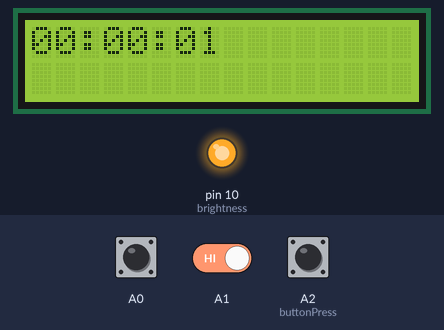
Recording of a sketch running on a simulated Arduino Uno, built with avr-gcc and run on an emulated ATmega328P. Parts: 16×2 character LCD, output pins drawn as LEDs (lit = HIGH). The inputs (shaded band) are chosen by the test bench; at power-on: A2 (buttonPress) HIGH, A1 HIGH, A0 HIGH. What the sketch prints to the serial monitor is not drawn.

Above: at 1.2 s.
1.3 s: A2 (buttonPress) pulled LOW for 0.15 s
At 2.5 s:
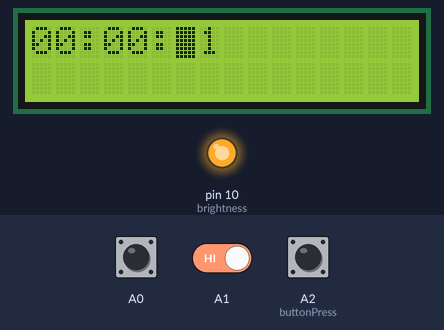
2.9 s: A1 driven LOW
At 3.7 s:
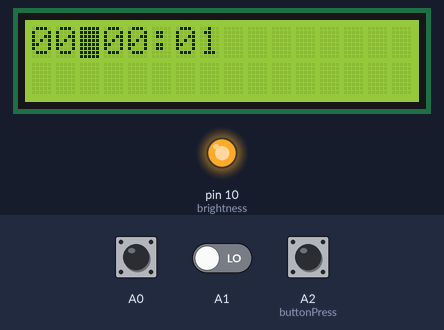
4.4 s: A2 (buttonPress) pulled LOW for 1 s
At 6.3 s:
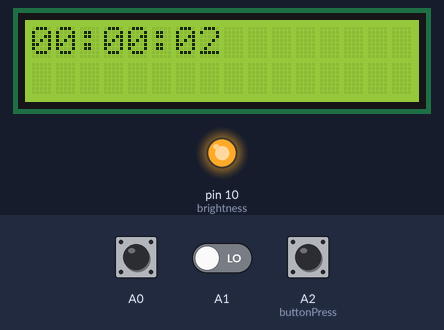
Timing chart, 0 to 7.8 s (numbered marks = the images above; inputs shaded):
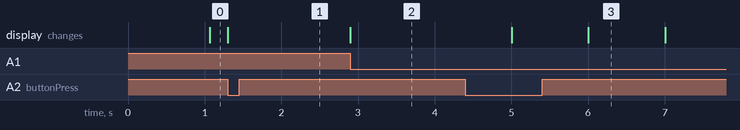

The sketch:

Clock_Project.ino
```cpp
#include <LiquidCrystal.h>
#include <String.h>
LiquidCrystal lcd(12, 11, 5, 4, 3, 2);
#define contrast 9
#define brightness 10

int hours = 0;
int seconds = 0;
int minutes = 0;
unsigned long pastTime = 0;
int counter = 0;
int aState;
int aLastState;
int state = 0;
int buttonState;
int previousButtonState;
bool isButtonPressed;
bool setMode;
void setup() {
  // put your setup code here, to run once:
  Serial.begin (9600);
  Serial.println("test");
  lcd.begin(16, 2);
  pinMode(contrast, OUTPUT);
  pinMode(brightness, OUTPUT);
  digitalWrite(contrast, LOW);
  analogWrite(brightness, 255);
  pinMode(A0, INPUT);
  pinMode(A1, INPUT);
  pinMode(A2, INPUT);

  aLastState = digitalRead(A0);
  digitalWrite(contrast, LOW);
  analogWrite(brightness, 255);
  lcd.setCursor(0, 0);
  //lcd.blink();
  buttonState = digitalRead(A1);
  previousButtonState = buttonState;
  state = 3;
  setMode = false;

  lcd.print("00:00:00");
  pastTime = millis();

}

void loop() {
  // put your main code here, to run repeatedly:

  aState = digitalRead(A1);
  buttonState = digitalRead(A2);

  if (!setMode)
  {
    if (millis() - pastTime >= 1000)
    {
      pastTime = millis();
      if (seconds != 59)
      {
        seconds++;
      }
      else
      {
        if (minutes != 59)
        {
          seconds = 0;
          minutes++;
        }
        else
        {
          if (hours != 23)
          {
            seconds = 0;
            minutes = 0;
            hours++;
          }
          else
          {
            seconds = 0;
            minutes = 0;
            hours = 0;
          }
        }
      }
    }
  }

  if (previousButtonState == 1 && buttonState == 0)
  {
    isButtonPressed = buttonPress;
  }
  else
    isButtonPressed = false;

  if (isButtonPressed == true)
    setMode = true;

  if (setMode == true)
    setClocks();

  previousButtonState = buttonState;
  aLastState = aState;

  lcd.setCursor(0, 0);
  lcd.print(hours / 10);
  lcd.print(hours % 10);
  lcd.setCursor(3, 0);
  lcd.print(minutes / 10);
  lcd.print(minutes % 10);
  lcd.setCursor(6, 0);
  lcd.print(seconds / 10);
  lcd.print(seconds % 10);
  lcd.setCursor(2, 0);
  lcd.print(":");
  lcd.setCursor(5, 0);
  lcd.print(":");

}

bool buttonPress()
{
  delay(300);
  if (digitalRead(A2) == 0)
  {
    return true;
  }
  else
    return false;
}

void setClocks()
{

  //lcd.setCursor(0, 1);
  //lcd.print("in");
  lcd.blink();
  bool isPressed = buttonPress();
  int oldHours = hours;
  int oldMinutes = minutes;
  int oldSeconds = seconds;

  while ((digitalRead(A2) != 0) && !isPressed)
  {

    aState = digitalRead(A1);
    if (aState != aLastState) {
      if (digitalRead(A0) != aState)
      {
        if ((hours / 2) != 23)
          hours++;
        else
          hours = 0;
      }
      else {
        if (hours != 0)
          hours--;
        else
          hours = 47;
      }
    }

    if (oldHours != hours)
    {
      lcd.setCursor(0, 0);
      lcd.print((hours / 2) / 10);
      lcd.print((hours / 2) % 10);
    }
    oldHours = hours;
    aLastState = aState;
  }

  isPressed = false;
  delay(300);

  while ((digitalRead(A2) != 0) && !isPressed)
  {

    aState = digitalRead(A1);
    if (aState != aLastState) {
      if (digitalRead(A0) != aState)
      {
        if ((minutes / 2) != 59) {
          minutes++;
          Serial.println("non wrap add");
        }
        else {
          minutes = 0;
          Serial.println("wrap add");
        }
      }
      else {
        if (minutes != 0) {
          minutes--;
          Serial.println("non wrap subtract");
        }
        else {
          minutes = 119;
          Serial.println("wrap subtract");
        }
      }
    }

    if (oldMinutes != minutes)
    {
      lcd.setCursor(3, 0);
      lcd.print((minutes / 2) / 10);
      lcd.print((minutes / 2) % 10);
    }
    oldMinutes = minutes;
    aLastState = aState;

  }

  isPressed = false;
  delay(300);

  while ((digitalRead(A2) != 0) && !isPressed)
  {
    aState = digitalRead(A1);
    if (aState != aLastState) {
      if (digitalRead(A0) != aState)
      {
        if ((seconds / 2) != 59)
          seconds++;
        else
          hours = 0;
      }
      else {
        if (seconds != 0)
          seconds--;
        else
          seconds = 119;
      }

      if (oldSeconds != seconds)
      {
        lcd.setCursor(6, 0);
        lcd.print((seconds / 2) / 10);
        lcd.print((seconds / 2) % 10);
      }
      oldSeconds = seconds;
      aLastState = aState;
    }
  }

  hours = hours/2;
  minutes = minutes/2;
  seconds = seconds/2;
  setMode = false;
  lcd.noBlink();
  return;

}
```

Measured:
- after the input at 1.3 s, the display: changes at once (image 1)
- after the input at 2.9 s, the display: changes at once (image 2)
- after the input at 4.4 s, the display: first changes after 0.60 s (image 3 shows a later state)
